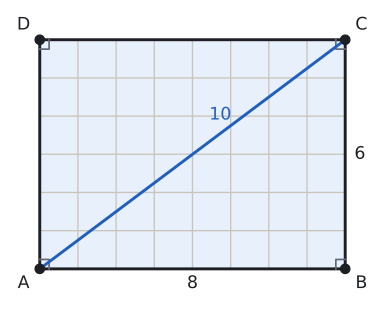

The Python source for this figure:
import sys; sys.path.insert(0, "tools")
from cizim import *

P = lambda x, y: np.array([float(x), float(y)])
uz = lambda U, V: round(float(np.linalg.norm(U - V)), 4)
def acisi(K, U, V):
    u, v = U - K, V - K
    return round(float(np.degrees(np.arccos(np.dot(u, v) / np.linalg.norm(u) / np.linalg.norm(v)))), 3)
def birim(U, V):
    t = (V - U) / np.linalg.norm(V - U); return t, np.array([-t[1], t[0]])
def ayak(Q, U, V):
    t, _ = birim(U, V); return U + np.dot(Q - U, t) * t
def yansit(Q, U, V):
    return 2 * ayak(Q, U, V) - Q
def kesisim(U1, V1, U2, V2):
    M = np.array([V1 - U1, U2 - V2]).T; s = np.linalg.solve(M, U2 - U1); return U1 + s[0] * (V1 - U1)
def cetik(U, V, n=1, renk=SOLUK, f=0.5):
    M = U + f * (V - U); t, m = birim(U, V)
    for i in range(n):
        c = M + (i - (n - 1) / 2) * 0.2 * S * t
        ax.plot(*zip(c - 0.22 * S * m, c + 0.22 * S * m), color=renk, lw=1.5)
def olcu(U, V, metin, d=0.5, renk=YAZI, fs=13, f=0.5):
    """[UV] üzerinde f oranındaki noktaya, U->V yönünün soluna d*S uzağa yazı (d < 0: sağına)."""
    M = U + f * (V - U); _, m = birim(U, V)
    ax.text(*(M + d * S * m), metin, ha="center", va="center", color=renk, fontsize=fs)
def dik_isareti(K, U, V, r=0.4):
    a_ = (U - K) / np.linalg.norm(U - K) * r * S; b_ = (V - K) / np.linalg.norm(V - K) * r * S
    ax.plot(*zip(K + a_, K + a_ + b_, K + b_), color=SOLUK, lw=1.3)
def harf(Q, metin, dx, dy, renk=YAZI, fs=13):
    ax.text(Q[0] + dx * S, Q[1] + dy * S, metin, ha="center", va="center", color=renk, fontsize=fs)
def cizgi(U, V, renk=YAZI, lw=2.2, ls="-"):
    ax.plot(*zip(U, V), color=renk, lw=lw, ls=ls)
def boya(noktalar, renk):
    ax.add_patch(patches.Polygon(noktalar, closed=True, facecolor=renk, edgecolor="none"))
def yay(K, U, V, r=0.8, renk=MAVI, n=1):
    for i in range(n): aci(ax, K, U, V, r=(r + 0.18 * i) * S, renk=renk)
def yay_yazi(K, U, V, metin, d=1.4, renk=MAVI, fs=12):
    """K köşesindeki U-K-V açısının ortasından d*S uzağa yazı."""
    u = (U - K) / np.linalg.norm(U - K); v = (V - K) / np.linalg.norm(V - K); o = (u + v) / np.linalg.norm(u + v)
    ax.text(*(K + d * S * o), metin, ha="center", va="center", color=renk, fontsize=fs)
def basla(xmin, xmax, ymin, ymax, en=5.5):
    global fig, ax
    fig, ax = sekil(en, en * (ymax - ymin) / (xmax - xmin))
    ax.set_aspect("equal"); ax.axis("off"); ax.set_xlim(xmin, xmax); ax.set_ylim(ymin, ymax)
def dortgen(A, B, C, D, dolgu=None):
    if dolgu: boya([A, B, C, D], dolgu)
    ax.plot(*zip(A, B, C, D, A), color=YAZI)
    for Q in (A, B, C, D): nokta(ax, *Q, "")
def koseler(A, B, C, D, d=0.55):
    O = (A + B + C + D) / 4
    for Q, ad in ((A, "A"), (B, "B"), (C, "C"), (D, "D")):
        y = (Q - O) / np.linalg.norm(Q - O); harf(Q, ad, d * np.sign(y[0]) * 1.1, d * np.sign(y[1]))
def dikdortgen(a, b):
    """A orijinde, [AB] yatay: A, B, C, D."""
    return P(0, 0), P(a, 0), P(a, b), P(0, b)
def dik_koseler(A, B, C, D, r=0.4):
    dik_isareti(A, B, D, r); dik_isareti(B, C, A, r); dik_isareti(C, D, B, r); dik_isareti(D, A, C, r)
def cerceve(noktalar, kenar=1.2):
    xs = [q[0] for q in noktalar]; ys = [q[1] for q in noktalar]
    return min(xs) - kenar * S, max(xs) + kenar * S, min(ys) - kenar * S, max(ys) + kenar * S
def alan(noktalar, metin, renk=YAZI, dx=0, dy=0, fs=13):
    """Çokgenin köşelerinin ortalamasına kalın yazı."""
    O = sum(noktalar) / len(noktalar)
    ax.text(O[0] + dx * S, O[1] + dy * S, metin, ha="center", va="center", color=renk, fontsize=fs, fontweight="bold")
def alan_hesap(*Q):
    return round(abs(sum(Q[i][0] * Q[(i + 1) % len(Q)][1] - Q[(i + 1) % len(Q)][0] * Q[i][1] for i in range(len(Q)))) / 2, 4)

# Örnek 1: |AB| = 8, |AC| = 10 -> |BC| = 6, alan 48 birim kare (8 sütun, 6 sıra).
A, B, C, D = dikdortgen(8, 6)
S = 0.7
print("AB", uz(A, B), "BC", uz(B, C), "AC", uz(A, C), "alan", alan_hesap(A, B, C, D))
basla(*cerceve([A, B, C, D], 1.2), en=5.0)
boya([A, B, C, D], MAVI_ACIK)
for x in range(1, 8): cizgi(P(x, 0), P(x, 6), CIZGI, 1.0)
for y in range(1, 6): cizgi(P(0, y), P(8, y), CIZGI, 1.0)
dortgen(A, B, C, D); koseler(A, B, C, D); dik_koseler(A, B, C, D, 0.35)
cizgi(A, C, MAVI, 2.2)
olcu(A, B, "8", -0.55); olcu(B, C, "6", -0.55); olcu(A, C, "10", 0.55, MAVI, f=0.62)
kaydet(fig, __file__)
